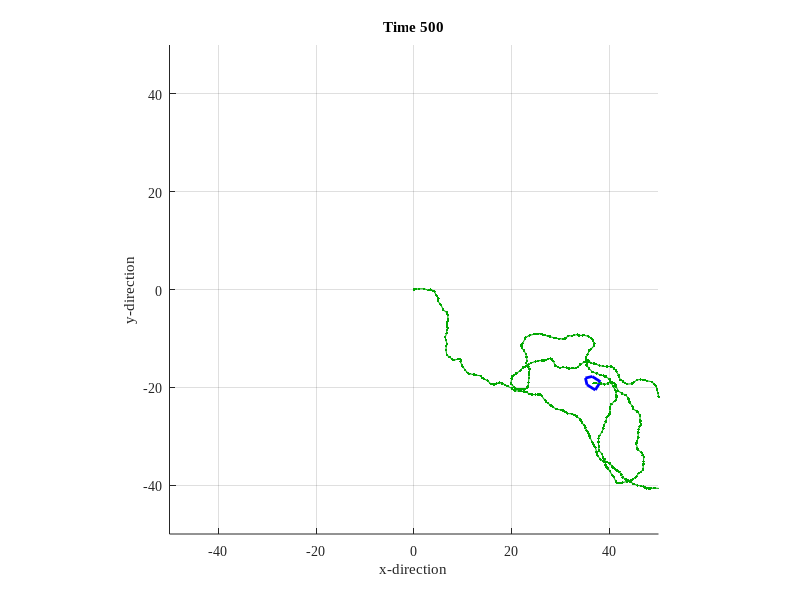

Write the MATLAB code that produced this figure.
function []=MTRN4010_01()
% sim car in random movement

clc; clear all; close all; dbstop if error;
set(0,'defaultaxesfontname','times new roman');

field.range=50;
time.dt=1; time.T=500;

[fig]=FigureNew(field);
[car]=CarNew();

for t=0:time.dt:time.T,
  [car]=CarNow(car,time,rand,randn*0.33); %rand: uniformed distributed % randn: normal distributed
  [car]=CarShow(car,t);
end;

function [fig]=FigureNew(field)
fig=figure('units','normalized','position',[0.1 0.2 0.5 0.5]);
axis([-1 1 -1 1]*field.range); hold on; grid on; axis equal;
xlabel('x-direction'); ylabel('y-direction');

function [car]=CarNew()
car.x=0; car.y=0; car.q=0;
car.trace=[car.x; car.y; car.q];
car.shape=[ 2 0; 1 1; -1 1; -1 -1; 1 -1; 2 0]';
car.hdL.shape=plot(car.shape(1,:),car.shape(2,:),'color','b','linewidth',2);
car.hdL.trace=plot(car.trace(1,:),car.trace(2,:),'color',[0 0.66 0]);

function [car]=CarNow(car,time,v,w)
car.x=car.x+time.dt*v*cos(car.q);
car.y=car.y+time.dt*v*sin(car.q);
car.q=car.q+time.dt*w;
car.trace(:,end+1)=[car.x; car.y; car.q];

function [car]=CarShow(car,t)
ax=axis;
Rz=[  cos(car.q) -sin(car.q); 
      sin(car.q)  cos(car.q)];
shape=Rz*car.shape+repmat([car.x;car.y],1,6);
set(car.hdL.shape,'xdata',shape(1,:),'ydata',shape(2,:)); 
set(car.hdL.trace,'xdata',car.trace(1,:),'ydata',car.trace(2,:));
axis(ax); title(sprintf('Time %d',t)); pause(0.001);

